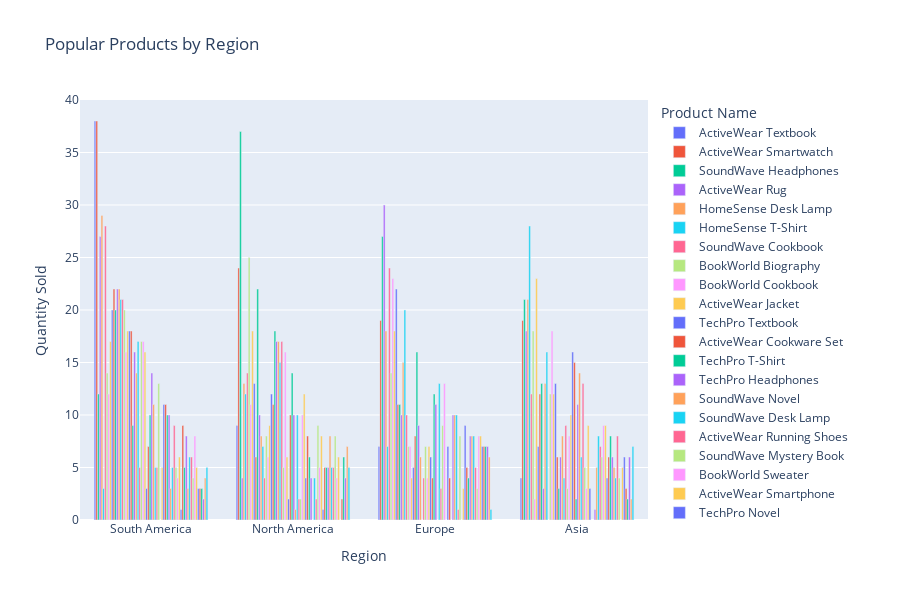

The cell this chart's notebook holds for it:
### Code cell
# Visualize popular products by region
fig = px.bar(popular_products_by_region.reset_index(), 
             x='Region', 
             y='Quantity', 
             color='ProductName', 
             title='Popular Products by Region', 
             labels={'Quantity':'Quantity Sold', 'Region':'Region', 'ProductName':'Product Name'}, 
             barmode='group', 
             height=600)

fig.show()

### Figure 1 — Plotly figure (JSON) as saved in the notebook; plotly's stock layout.template omitted (floating-point values rounded to 4 significant figures)
{"data": [{"alignmentgroup": "True", "hovertemplate": "Product Name=ActiveWear Textbook<br>Region=%{x}<br>Quantity Sold=%{y}<extra></extra>", "legendgroup": "ActiveWear Textbook", "marker": {"color": "#636efa", "pattern": {"shape": ""}}, "name": "ActiveWear Textbook", "offsetgroup": "ActiveWear Textbook", "orientation": "v", "showlegend": true, "textposition": "auto", "type": "bar", "x": ["South America", "North America", "Europe", "Asia"], "xaxis": "x", "y": [38, 9, 7, 4], "yaxis": "y"}, {"alignmentgroup": "True", "hovertemplate": "Product Name=ActiveWear Smartwatch<br>Region=%{x}<br>Quantity Sold=%{y}<extra></extra>", "legendgroup": "ActiveWear Smartwatch", "marker": {"color": "#EF553B", "pattern": {"shape": ""}}, "name": "ActiveWear Smartwatch", "offsetgroup": "ActiveWear Smartwatch", "orientation": "v", "showlegend": true, "textposition": "auto", "type": "bar", "x": ["South America", "North America", "Asia", "Europe"], "xaxis": "x", "y": [38, 24, 19, 19], "yaxis": "y"}, {"alignmentgroup": "True", "hovertemplate": "Product Name=SoundWave Headphones<br>Region=%{x}<br>Quantity Sold=%{y}<extra></extra>", "legendgroup": "SoundWave Headphones", "marker": {"color": "#00cc96", "pattern": {"shape": ""}}, "name": "SoundWave Headphones", "offsetgroup": "SoundWave Headphones", "orientation": "v", "showlegend": true, "textposition": "auto", "type": "bar", "x": ["North America", "Europe", "Asia", "South America"], "xaxis": "x", "y": [37, 27, 21, 12], "yaxis": "y"}, {"alignmentgroup": "True", "hovertemplate": "Product Name=ActiveWear Rug<br>Region=%{x}<br>Quantity Sold=%{y}<extra></extra>", "legendgroup": "ActiveWear Rug", "marker": {"color": "#ab63fa", "pattern": {"shape": ""}}, "name": "ActiveWear Rug", "offsetgroup": "ActiveWear Rug", "orientation": "v", "showlegend": true, "textposition": "auto", "type": "bar", "x": ["Europe", "South America", "Asia", "North America"], "xaxis": "x", "y": [30, 27, 18, 4], "yaxis": "y"}, {"alignmentgroup": "True", "hovertemplate": "Product Name=HomeSense Desk Lamp<br>Region=%{x}<br>Quantity Sold=%{y}<extra></extra>", "legendgroup": "HomeSense Desk Lamp", "marker": {"color": "#FFA15A", "pattern": {"shape": ""}}, "name": "HomeSense Desk Lamp", "offsetgroup": "HomeSense Desk Lamp", "orientation": "v", "showlegend": true, "textposition": "auto", "type": "bar", "x": ["South America", "Asia", "Europe", "North America"], "xaxis": "x", "y": [29, 21, 18, 13], "yaxis": "y"}, {"alignmentgroup": "True", "hovertemplate": "Product Name=HomeSense T-Shirt<br>Region=%{x}<br>Quantity Sold=%{y}<extra></extra>", "legendgroup": "HomeSense T-Shirt", "marker": {"color": "#19d3f3", "pattern": {"shape": ""}}, "name": "HomeSense T-Shirt", "offsetgroup": "HomeSense T-Shirt", "orientation": "v", "showlegend": true, "textposition": "auto", "type": "bar", "x": ["Asia", "North America", "Europe", "South America"], "xaxis": "x", "y": [28, 12, 7, 3], "yaxis": "y"}, {"alignmentgroup": "True", "hovertemplate": "Product Name=SoundWave Cookbook<br>Region=%{x}<br>Quantity Sold=%{y}<extra></extra>", "legendgroup": "SoundWave Cookbook", "marker": {"color": "#FF6692", "pattern": {"shape": ""}}, "name": "SoundWave Cookbook", "offsetgroup": "SoundWave Cookbook", "orientation": "v", "showlegend": true, "textposition": "auto", "type": "bar", "x": ["South America", "Europe", "North America", "Asia"], "xaxis": "x", "y": [28, 24, 14, 12], "yaxis": "y"}, {"alignmentgroup": "True", "hovertemplate": "Product Name=BookWorld Biography<br>Region=%{x}<br>Quantity Sold=%{y}<extra></extra>", "legendgroup": "BookWorld Biography", "marker": {"color": "#B6E880", "pattern": {"shape": ""}}, "name": "BookWorld Biography", "offsetgroup": "BookWorld Biography", "orientation": "v", "showlegend": true, "textposition": "auto", "type": "bar", "x": ["North America", "Asia", "Europe", "South America"], "xaxis": "x", "y": [25, 18, 14, 14], "yaxis": "y"}, {"alignmentgroup": "True", "hovertemplate": "Product Name=BookWorld Cookbook<br>Region=%{x}<br>Quantity Sold=%{y}<extra></extra>", "legendgroup": "BookWorld Cookbook", "marker": {"color": "#FF97FF", "pattern": {"shape": ""}}, "name": "BookWorld Cookbook", "offsetgroup": "BookWorld Cookbook", "orientation": "v", "showlegend": true, "textposition": "auto", "type": "bar", "x": ["Europe", "South America", "North America", "Asia"], "xaxis": "x", "y": [23, 12, 11, 2], "yaxis": "y"}, {"alignmentgroup": "True", "hovertemplate": "Product Name=ActiveWear Jacket<br>Region=%{x}<br>Quantity Sold=%{y}<extra></extra>", "legendgroup": "ActiveWear Jacket", "marker": {"color": "#FECB52", "pattern": {"shape": ""}}, "name": "ActiveWear Jacket", "offsetgroup": "ActiveWear Jacket", "orientation": "v", "showlegend": true, "textposition": "auto", "type": "bar", "x": ["Asia", "Europe", "North America", "South America"], "xaxis": "x", "y": [23, 18, 18, 17], "yaxis": "y"}, {"alignmentgroup": "True", "hovertemplate": "Product Name=TechPro Textbook<br>Region=%{x}<br>Quantity Sold=%{y}<extra></extra>", "legendgroup": "TechPro Textbook", "marker": {"color": "#636efa", "pattern": {"shape": ""}}, "name": "TechPro Textbook", "offsetgroup": "TechPro Textbook", "orientation": "v", "showlegend": true, "textposition": "auto", "type": "bar", "x": ["Europe", "South America", "North America", "Asia"], "xaxis": "x", "y": [22, 20, 13, 7], "yaxis": "y"}, {"alignmentgroup": "True", "hovertemplate": "Product Name=ActiveWear Cookware Set<br>Region=%{x}<br>Quantity Sold=%{y}<extra></extra>", "legendgroup": "ActiveWear Cookware Set", "marker": {"color": "#EF553B", "pattern": {"shape": ""}}, "name": "ActiveWear Cookware Set", "offsetgroup": "ActiveWear Cookware Set", "orientation": "v", "showlegend": true, "textposition": "auto", "type": "bar", "x": ["South America", "Asia", "Europe", "North America"], "xaxis": "x", "y": [22, 12, 11, 6], "yaxis": "y"}, {"alignmentgroup": "True", "hovertemplate": "Product Name=TechPro T-Shirt<br>Region=%{x}<br>Quantity Sold=%{y}<extra></extra>", "legendgroup": "TechPro T-Shirt", "marker": {"color": "#00cc96", "pattern": {"shape": ""}}, "name": "TechPro T-Shirt", "offsetgroup": "TechPro T-Shirt", "orientation": "v", "showlegend": true, "textposition": "auto", "type": "bar", "x": ["North America", "South America", "Asia", "Europe"], "xaxis": "x", "y": [22, 20, 13, 11], "yaxis": "y"}, {"alignmentgroup": "True", "hovertemplate": "Product Name=TechPro Headphones<br>Region=%{x}<br>Quantity Sold=%{y}<extra></extra>", "legendgroup": "TechPro Headphones", "marker": {"color": "#ab63fa", "pattern": {"shape": ""}}, "name": "TechPro Headphones", "offsetgroup": "TechPro Headphones", "orientation": "v", "showlegend": true, "textposition": "auto", "type": "bar", "x": ["South America", "North America", "Europe", "Asia"], "xaxis": "x", "y": [22, 10, 10, 3], "yaxis": "y"}, {"alignmentgroup": "True", "hovertemplate": "Product Name=SoundWave Novel<br>Region=%{x}<br>Quantity Sold=%{y}<extra></extra>", "legendgroup": "SoundWave Novel", "marker": {"color": "#FFA15A", "pattern": {"shape": ""}}, "name": "SoundWave Novel", "offsetgroup": "SoundWave Novel", "orientation": "v", "showlegend": true, "textposition": "auto", "type": "bar", "x": ["South America", "Europe", "Asia", "North America"], "xaxis": "x", "y": [22, 15, 13, 8], "yaxis": "y"}, {"alignmentgroup": "True", "hovertemplate": "Product Name=SoundWave Desk Lamp<br>Region=%{x}<br>Quantity Sold=%{y}<extra></extra>", "legendgroup": "SoundWave Desk Lamp", "marker": {"color": "#19d3f3", "pattern": {"shape": ""}}, "name": "SoundWave Desk Lamp", "offsetgroup": "SoundWave Desk Lamp", "orientation": "v", "showlegend": true, "textposition": "auto", "type": "bar", "x": ["South America", "Europe", "Asia", "North America"], "xaxis": "x", "y": [21, 20, 16, 7], "yaxis": "y"}, {"alignmentgroup": "True", "hovertemplate": "Product Name=ActiveWear Running Shoes<br>Region=%{x}<br>Quantity Sold=%{y}<extra></extra>", "legendgroup": "ActiveWear Running Shoes", "marker": {"color": "#FF6692", "pattern": {"shape": ""}}, "name": "ActiveWear Running Shoes", "offsetgroup": "ActiveWear Running Shoes", "orientation": "v", "showlegend": true, "textposition": "auto", "type": "bar", "x": ["South America", "Europe", "North America"], "xaxis": "x", "y": [21, 10, 4], "yaxis": "y"}, {"alignmentgroup": "True", "hovertemplate": "Product Name=SoundWave Mystery Book<br>Region=%{x}<br>Quantity Sold=%{y}<extra></extra>", "legendgroup": "SoundWave Mystery Book", "marker": {"color": "#B6E880", "pattern": {"shape": ""}}, "name": "SoundWave Mystery Book", "offsetgroup": "SoundWave Mystery Book", "orientation": "v", "showlegend": true, "textposition": "auto", "type": "bar", "x": ["South America", "Asia", "North America", "Europe"], "xaxis": "x", "y": [20, 12, 8, 7], "yaxis": "y"}, {"alignmentgroup": "True", "hovertemplate": "Product Name=BookWorld Sweater<br>Region=%{x}<br>Quantity Sold=%{y}<extra></extra>", "legendgroup": "BookWorld Sweater", "marker": {"color": "#FF97FF", "pattern": {"shape": ""}}, "name": "BookWorld Sweater", "offsetgroup": "BookWorld Sweater", "orientation": "v", "showlegend": true, "textposition": "auto", "type": "bar", "x": ["Asia", "South America", "Europe", "North America"], "xaxis": "x", "y": [18, 16, 7, 6], "yaxis": "y"}, {"alignmentgroup": "True", "hovertemplate": "Product Name=ActiveWear Smartphone<br>Region=%{x}<br>Quantity Sold=%{y}<extra></extra>", "legendgroup": "ActiveWear Smartphone", "marker": {"color": "#FECB52", "pattern": {"shape": ""}}, "name": "ActiveWear Smartphone", "offsetgroup": "ActiveWear Smartphone", "orientation": "v", "showlegend": true, "textposition": "auto", "type": "bar", "x": ["South America", "Asia", "North America", "Europe"], "xaxis": "x", "y": [18, 12, 9, 4], "yaxis": "y"}, {"alignmentgroup": "True", "hovertemplate": "Product Name=TechPro Novel<br>Region=%{x}<br>Quantity Sold=%{y}<extra></extra>", "legendgroup": "TechPro Novel", "marker": {"color": "#636efa", "pattern": {"shape": ""}}, "name": "TechPro Novel", "offsetgroup": "TechPro Novel", "orientation": "v", "showlegend": true, "textposition": "auto", "type": "bar", "x": ["South America", "Asia", "North America", "Europe"], "xaxis": "x", "y": [18, 13, 12, 5], "yaxis": "y"}, {"alignmentgroup": "True", "hovertemplate": "Product Name=TechPro Cookbook<br>Region=%{x}<br>Quantity Sold=%{y}<extra></extra>", "legendgroup": "TechPro Cookbook", "marker": {"color": "#EF553B", "pattern": {"shape": ""}}, "name": "TechPro Cookbook", "offsetgroup": "TechPro Cookbook", "orientation": "v", "showlegend": true, "textposition": "auto", "type": "bar", "x": ["South America", "North America", "Europe", "Asia"], "xaxis": "x", "y": [18, 11, 8, 6], "yaxis": "y"}, {"alignmentgroup": "True", "hovertemplate": "Product Name=HomeSense Rug<br>Region=%{x}<br>Quantity Sold=%{y}<extra></extra>", "legendgroup": "HomeSense Rug", "marker": {"color": "#00cc96", "pattern": {"shape": ""}}, "name": "HomeSense Rug", "offsetgroup": "HomeSense Rug", "orientation": "v", "showlegend": true, "textposition": "auto", "type": "bar", "x": ["North America", "Europe", "South America", "Asia"], "xaxis": "x", "y": [18, 16, 9, 3], "yaxis": "y"}, {"alignmentgroup": "True", "hovertemplate": "Product Name=HomeSense Sweater<br>Region=%{x}<br>Quantity Sold=%{y}<extra></extra>", "legendgroup": "HomeSense Sweater", "marker": {"color": "#ab63fa", "pattern": {"shape": ""}}, "name": "HomeSense Sweater", "offsetgroup": "HomeSense Sweater", "orientation": "v", "showlegend": true, "textposition": "auto", "type": "bar", "x": ["North America", "South America", "Europe", "Asia"], "xaxis": "x", "y": [17, 16, 9, 6], "yaxis": "y"}, {"alignmentgroup": "True", "hovertemplate": "Product Name=ComfortLiving Biography<br>Region=%{x}<br>Quantity Sold=%{y}<extra></extra>", "legendgroup": "ComfortLiving Biography", "marker": {"color": "#FFA15A", "pattern": {"shape": ""}}, "name": "ComfortLiving Biography", "offsetgroup": "ComfortLiving Biography", "orientation": "v", "showlegend": true, "textposition": "auto", "type": "bar", "x": ["North America", "South America", "Asia", "Europe"], "xaxis": "x", "y": [17, 14, 8, 6], "yaxis": "y"}, {"alignmentgroup": "True", "hovertemplate": "Product Name=SoundWave Smartwatch<br>Region=%{x}<br>Quantity Sold=%{y}<extra></extra>", "legendgroup": "SoundWave Smartwatch", "marker": {"color": "#19d3f3", "pattern": {"shape": ""}}, "name": "SoundWave Smartwatch", "offsetgroup": "SoundWave Smartwatch", "orientation": "v", "showlegend": true, "textposition": "auto", "type": "bar", "x": ["South America", "North America", "Asia"], "xaxis": "x", "y": [17, 15, 4], "yaxis": "y"}, {"alignmentgroup": "True", "hovertemplate": "Product Name=ComfortLiving Sweater<br>Region=%{x}<br>Quantity Sold=%{y}<extra></extra>", "legendgroup": "ComfortLiving Sweater", "marker": {"color": "#FF6692", "pattern": {"shape": ""}}, "name": "ComfortLiving Sweater", "offsetgroup": "ComfortLiving Sweater", "orientation": "v", "showlegend": true, "textposition": "auto", "type": "bar", "x": ["North America", "Asia", "South America", "Europe"], "xaxis": "x", "y": [17, 9, 5, 4], "yaxis": "y"}, {"alignmentgroup": "True", "hovertemplate": "Product Name=TechPro Smartwatch<br>Region=%{x}<br>Quantity Sold=%{y}<extra></extra>", "legendgroup": "TechPro Smartwatch", "marker": {"color": "#B6E880", "pattern": {"shape": ""}}, "name": "TechPro Smartwatch", "offsetgroup": "TechPro Smartwatch", "orientation": "v", "showlegend": true, "textposition": "auto", "type": "bar", "x": ["South America", "Europe", "North America", "Asia"], "xaxis": "x", "y": [17, 7, 5, 3], "yaxis": "y"}, {"alignmentgroup": "True", "hovertemplate": "Product Name=TechPro Vase<br>Region=%{x}<br>Quantity Sold=%{y}<extra></extra>", "legendgroup": "TechPro Vase", "marker": {"color": "#FF97FF", "pattern": {"shape": ""}}, "name": "TechPro Vase", "offsetgroup": "TechPro Vase", "orientation": "v", "showlegend": true, "textposition": "auto", "type": "bar", "x": ["South America", "North America", "Asia", "Europe"], "xaxis": "x", "y": [17, 16, 8, 4], "yaxis": "y"}, {"alignmentgroup": "True", "hovertemplate": "Product Name=HomeSense Novel<br>Region=%{x}<br>Quantity Sold=%{y}<extra></extra>", "legendgroup": "HomeSense Novel", "marker": {"color": "#FECB52", "pattern": {"shape": ""}}, "name": "HomeSense Novel", "offsetgroup": "HomeSense Novel", "orientation": "v", "showlegend": true, "textposition": "auto", "type": "bar", "x": ["South America", "Asia", "Europe", "North America"], "xaxis": "x", "y": [16, 10, 7, 6], "yaxis": "y"}, {"alignmentgroup": "True", "hovertemplate": "Product Name=ComfortLiving Cookware Set<br>Region=%{x}<br>Quantity Sold=%{y}<extra></extra>", "legendgroup": "ComfortLiving Cookware Set", "marker": {"color": "#636efa", "pattern": {"shape": ""}}, "name": "ComfortLiving Cookware Set", "offsetgroup": "ComfortLiving Cookware Set", "orientation": "v", "showlegend": true, "textposition": "auto", "type": "bar", "x": ["Asia", "Europe", "South America", "North America"], "xaxis": "x", "y": [16, 6, 3, 2], "yaxis": "y"}, {"alignmentgroup": "True", "hovertemplate": "Product Name=ActiveWear Headphones<br>Region=%{x}<br>Quantity Sold=%{y}<extra></extra>", "legendgroup": "ActiveWear Headphones", "marker": {"color": "#EF553B", "pattern": {"shape": ""}}, "name": "ActiveWear Headphones", "offsetgroup": "ActiveWear Headphones", "orientation": "v", "showlegend": true, "textposition": "auto", "type": "bar", "x": ["Asia", "North America", "South America", "Europe"], "xaxis": "x", "y": [15, 10, 7, 4], "yaxis": "y"}, {"alignmentgroup": "True", "hovertemplate": "Product Name=HomeSense Wall Art<br>Region=%{x}<br>Quantity Sold=%{y}<extra></extra>", "legendgroup": "HomeSense Wall Art", "marker": {"color": "#00cc96", "pattern": {"shape": ""}}, "name": "HomeSense Wall Art", "offsetgroup": "HomeSense Wall Art", "orientation": "v", "showlegend": true, "textposition": "auto", "type": "bar", "x": ["North America", "Europe", "South America", "Asia"], "xaxis": "x", "y": [14, 12, 10, 2], "yaxis": "y"}, {"alignmentgroup": "True", "hovertemplate": "Product Name=SoundWave Jeans<br>Region=%{x}<br>Quantity Sold=%{y}<extra></extra>", "legendgroup": "SoundWave Jeans", "marker": {"color": "#ab63fa", "pattern": {"shape": ""}}, "name": "SoundWave Jeans", "offsetgroup": "SoundWave Jeans", "orientation": "v", "showlegend": true, "textposition": "auto", "type": "bar", "x": ["South America", "Asia", "Europe", "North America"], "xaxis": "x", "y": [14, 11, 11, 10], "yaxis": "y"}, {"alignmentgroup": "True", "hovertemplate": "Product Name=ActiveWear Jeans<br>Region=%{x}<br>Quantity Sold=%{y}<extra></extra>", "legendgroup": "ActiveWear Jeans", "marker": {"color": "#FFA15A", "pattern": {"shape": ""}}, "name": "ActiveWear Jeans", "offsetgroup": "ActiveWear Jeans", "orientation": "v", "showlegend": true, "textposition": "auto", "type": "bar", "x": ["Asia", "South America", "North America"], "xaxis": "x", "y": [14, 11, 1], "yaxis": "y"}, {"alignmentgroup": "True", "hovertemplate": "Product Name=ActiveWear Wall Art<br>Region=%{x}<br>Quantity Sold=%{y}<extra></extra>", "legendgroup": "ActiveWear Wall Art", "marker": {"color": "#19d3f3", "pattern": {"shape": ""}}, "name": "ActiveWear Wall Art", "offsetgroup": "ActiveWear Wall Art", "orientation": "v", "showlegend": true, "textposition": "auto", "type": "bar", "x": ["Europe", "North America", "Asia", "South America"], "xaxis": "x", "y": [13, 10, 6, 5], "yaxis": "y"}, {"alignmentgroup": "True", "hovertemplate": "Product Name=HomeSense Running Shoes<br>Region=%{x}<br>Quantity Sold=%{y}<extra></extra>", "legendgroup": "HomeSense Running Shoes", "marker": {"color": "#FF6692", "pattern": {"shape": ""}}, "name": "HomeSense Running Shoes", "offsetgroup": "HomeSense Running Shoes", "orientation": "v", "showlegend": true, "textposition": "auto", "type": "bar", "x": ["Asia", "South America", "Europe", "North America"], "xaxis": "x", "y": [13, 5, 3, 2], "yaxis": "y"}, {"alignmentgroup": "True", "hovertemplate": "Product Name=ComfortLiving Smartphone<br>Region=%{x}<br>Quantity Sold=%{y}<extra></extra>", "legendgroup": "ComfortLiving Smartphone", "marker": {"color": "#B6E880", "pattern": {"shape": ""}}, "name": "ComfortLiving Smartphone", "offsetgroup": "ComfortLiving Smartphone", "orientation": "v", "showlegend": true, "textposition": "auto", "type": "bar", "x": ["South America", "Europe", "Asia", "North America"], "xaxis": "x", "y": [13, 9, 5, 2], "yaxis": "y"}, {"alignmentgroup": "True", "hovertemplate": "Product Name=BookWorld Running Shoes<br>Region=%{x}<br>Quantity Sold=%{y}<extra></extra>", "legendgroup": "BookWorld Running Shoes", "marker": {"color": "#FF97FF", "pattern": {"shape": ""}}, "name": "BookWorld Running Shoes", "offsetgroup": "BookWorld Running Shoes", "orientation": "v", "showlegend": true, "textposition": "auto", "type": "bar", "x": ["Europe", "North America", "Asia"], "xaxis": "x", "y": [13, 10, 3], "yaxis": "y"}, {"alignmentgroup": "True", "hovertemplate": "Product Name=ComfortLiving Desk Lamp<br>Region=%{x}<br>Quantity Sold=%{y}<extra></extra>", "legendgroup": "ComfortLiving Desk Lamp", "marker": {"color": "#FECB52", "pattern": {"shape": ""}}, "name": "ComfortLiving Desk Lamp", "offsetgroup": "ComfortLiving Desk Lamp", "orientation": "v", "showlegend": true, "textposition": "auto", "type": "bar", "x": ["North America", "Asia", "South America"], "xaxis": "x", "y": [12, 9, 5], "yaxis": "y"}, {"alignmentgroup": "True", "hovertemplate": "Product Name=TechPro Rug<br>Region=%{x}<br>Quantity Sold=%{y}<extra></extra>", "legendgroup": "TechPro Rug", "marker": {"color": "#636efa", "pattern": {"shape": ""}}, "name": "TechPro Rug", "offsetgroup": "TechPro Rug", "orientation": "v", "showlegend": true, "textposition": "auto", "type": "bar", "x": ["South America", "Europe", "North America", "Asia"], "xaxis": "x", "y": [11, 7, 4, 3], "yaxis": "y"}, {"alignmentgroup": "True", "hovertemplate": "Product Name=HomeSense Bluetooth Speaker<br>Region=%{x}<br>Quantity Sold=%{y}<extra></extra>", "legendgroup": "HomeSense Bluetooth Speaker", "marker": {"color": "#EF553B", "pattern": {"shape": ""}}, "name": "HomeSense Bluetooth Speaker", "offsetgroup": "HomeSense Bluetooth Speaker", "orientation": "v", "showlegend": true, "textposition": "auto", "type": "bar", "x": ["South America", "North America", "Europe"], "xaxis": "x", "y": [11, 8, 4], "yaxis": "y"}, {"alignmentgroup": "True", "hovertemplate": "Product Name=SoundWave Jacket<br>Region=%{x}<br>Quantity Sold=%{y}<extra></extra>", "legendgroup": "SoundWave Jacket", "marker": {"color": "#00cc96", "pattern": {"shape": ""}}, "name": "SoundWave Jacket", "offsetgroup": "SoundWave Jacket", "orientation": "v", "showlegend": true, "textposition": "auto", "type": "bar", "x": ["South America", "North America"], "xaxis": "x", "y": [10, 6], "yaxis": "y"}, {"alignmentgroup": "True", "hovertemplate": "Product Name=ComfortLiving Bluetooth Speaker<br>Region=%{x}<br>Quantity Sold=%{y}<extra></extra>", "legendgroup": "ComfortLiving Bluetooth Speaker", "marker": {"color": "#ab63fa", "pattern": {"shape": ""}}, "name": "ComfortLiving Bluetooth Speaker", "offsetgroup": "ComfortLiving Bluetooth Speaker", "orientation": "v", "showlegend": true, "textposition": "auto", "type": "bar", "x": ["South America", "Europe", "North America", "Asia"], "xaxis": "x", "y": [10, 10, 4, 1], "yaxis": "y"}, {"alignmentgroup": "True", "hovertemplate": "Product Name=SoundWave T-Shirt<br>Region=%{x}<br>Quantity Sold=%{y}<extra></extra>", "legendgroup": "SoundWave T-Shirt", "marker": {"color": "#FFA15A", "pattern": {"shape": ""}}, "name": "SoundWave T-Shirt", "offsetgroup": "SoundWave T-Shirt", "orientation": "v", "showlegend": true, "textposition": "auto", "type": "bar", "x": ["Europe", "Asia", "South America"], "xaxis": "x", "y": [10, 5, 3], "yaxis": "y"}, {"alignmentgroup": "True", "hovertemplate": "Product Name=BookWorld Smartwatch<br>Region=%{x}<br>Quantity Sold=%{y}<extra></extra>", "legendgroup": "BookWorld Smartwatch", "marker": {"color": "#19d3f3", "pattern": {"shape": ""}}, "name": "BookWorld Smartwatch", "offsetgroup": "BookWorld Smartwatch", "orientation": "v", "showlegend": true, "textposition": "auto", "type": "bar", "x": ["Europe", "Asia", "South America", "North America"], "xaxis": "x", "y": [10, 8, 5, 4], "yaxis": "y"}, {"alignmentgroup": "True", "hovertemplate": "Product Name=SoundWave Bluetooth Speaker<br>Region=%{x}<br>Quantity Sold=%{y}<extra></extra>", "legendgroup": "SoundWave Bluetooth Speaker", "marker": {"color": "#FF6692", "pattern": {"shape": ""}}, "name": "SoundWave Bluetooth Speaker", "offsetgroup": "SoundWave Bluetooth Speaker", "orientation": "v", "showlegend": true, "textposition": "auto", "type": "bar", "x": ["South America", "Asia", "North America", "Europe"], "xaxis": "x", "y": [9, 7, 2, 1], "yaxis": "y"}, {"alignmentgroup": "True", "hovertemplate": "Product Name=TechPro Running Shoes<br>Region=%{x}<br>Quantity Sold=%{y}<extra></extra>", "legendgroup": "TechPro Running Shoes", "marker": {"color": "#B6E880", "pattern": {"shape": ""}}, "name": "TechPro Running Shoes", "offsetgroup": "TechPro Running Shoes", "orientation": "v", "showlegend": true, "textposition": "auto", "type": "bar", "x": ["North America", "Europe", "Asia", "South America"], "xaxis": "x", "y": [9, 8, 6, 5], "yaxis": "y"}, {"alignmentgroup": "True", "hovertemplate": "Product Name=HomeSense Headphones<br>Region=%{x}<br>Quantity Sold=%{y}<extra></extra>", "legendgroup": "HomeSense Headphones", "marker": {"color": "#FF97FF", "pattern": {"shape": ""}}, "name": "HomeSense Headphones", "offsetgroup": "HomeSense Headphones", "orientation": "v", "showlegend": true, "textposition": "auto", "type": "bar", "x": ["Asia", "North America", "South America"], "xaxis": "x", "y": [9, 5, 4], "yaxis": "y"}, {"alignmentgroup": "True", "hovertemplate": "Product Name=ActiveWear T-Shirt<br>Region=%{x}<br>Quantity Sold=%{y}<extra></extra>", "legendgroup": "ActiveWear T-Shirt", "marker": {"color": "#FECB52", "pattern": {"shape": ""}}, "name": "ActiveWear T-Shirt", "offsetgroup": "ActiveWear T-Shirt", "orientation": "v", "showlegend": true, "textposition": "auto", "type": "bar", "x": ["Asia", "North America", "South America", "Europe"], "xaxis": "x", "y": [9, 8, 6, 3], "yaxis": "y"}, {"alignmentgroup": "True", "hovertemplate": "Product Name=ComfortLiving Headphones<br>Region=%{x}<br>Quantity Sold=%{y}<extra></extra>", "legendgroup": "ComfortLiving Headphones", "marker": {"color": "#636efa", "pattern": {"shape": ""}}, "name": "ComfortLiving Headphones", "offsetgroup": "ComfortLiving Headphones", "orientation": "v", "showlegend": true, "textposition": "auto", "type": "bar", "x": ["Europe", "Asia", "North America", "South America"], "xaxis": "x", "y": [9, 4, 1, 1], "yaxis": "y"}, {"alignmentgroup": "True", "hovertemplate": "Product Name=SoundWave Rug<br>Region=%{x}<br>Quantity Sold=%{y}<extra></extra>", "legendgroup": "SoundWave Rug", "marker": {"color": "#EF553B", "pattern": {"shape": ""}}, "name": "SoundWave Rug", "offsetgroup": "SoundWave Rug", "orientation": "v", "showlegend": true, "textposition": "auto", "type": "bar", "x": ["South America", "Asia", "North America", "Europe"], "xaxis": "x", "y": [9, 6, 5, 5], "yaxis": "y"}, {"alignmentgroup": "True", "hovertemplate": "Product Name=ActiveWear Cookbook<br>Region=%{x}<br>Quantity Sold=%{y}<extra></extra>", "legendgroup": "ActiveWear Cookbook", "marker": {"color": "#00cc96", "pattern": {"shape": ""}}, "name": "ActiveWear Cookbook", "offsetgroup": "ActiveWear Cookbook", "orientation": "v", "showlegend": true, "textposition": "auto", "type": "bar", "x": ["Asia", "North America", "South America", "Europe"], "xaxis": "x", "y": [8, 5, 5, 4], "yaxis": "y"}, {"alignmentgroup": "True", "hovertemplate": "Product Name=HomeSense Cookware Set<br>Region=%{x}<br>Quantity Sold=%{y}<extra></extra>", "legendgroup": "HomeSense Cookware Set", "marker": {"color": "#ab63fa", "pattern": {"shape": ""}}, "name": "HomeSense Cookware Set", "offsetgroup": "HomeSense Cookware Set", "orientation": "v", "showlegend": true, "textposition": "auto", "type": "bar", "x": ["Europe", "South America", "Asia", "North America"], "xaxis": "x", "y": [8, 8, 6, 5], "yaxis": "y"}, {"alignmentgroup": "True", "hovertemplate": "Product Name=ComfortLiving Laptop<br>Region=%{x}<br>Quantity Sold=%{y}<extra></extra>", "legendgroup": "ComfortLiving Laptop", "marker": {"color": "#FFA15A", "pattern": {"shape": ""}}, "name": "ComfortLiving Laptop", "offsetgroup": "ComfortLiving Laptop", "orientation": "v", "showlegend": true, "textposition": "auto", "type": "bar", "x": ["Europe", "North America", "Asia", "South America"], "xaxis": "x", "y": [8, 8, 5, 3], "yaxis": "y"}, {"alignmentgroup": "True", "hovertemplate": "Product Name=ComfortLiving Smartwatch<br>Region=%{x}<br>Quantity Sold=%{y}<extra></extra>", "legendgroup": "ComfortLiving Smartwatch", "marker": {"color": "#19d3f3", "pattern": {"shape": ""}}, "name": "ComfortLiving Smartwatch", "offsetgroup": "ComfortLiving Smartwatch", "orientation": "v", "showlegend": true, "textposition": "auto", "type": "bar", "x": ["Europe", "South America", "North America", "Asia"], "xaxis": "x", "y": [8, 6, 5, 4], "yaxis": "y"}, {"alignmentgroup": "True", "hovertemplate": "Product Name=BookWorld Jacket<br>Region=%{x}<br>Quantity Sold=%{y}<extra></extra>", "legendgroup": "BookWorld Jacket", "marker": {"color": "#FF6692", "pattern": {"shape": ""}}, "name": "BookWorld Jacket", "offsetgroup": "BookWorld Jacket", "orientation": "v", "showlegend": true, "textposition": "auto", "type": "bar", "x": ["Asia", "South America", "Europe", "North America"], "xaxis": "x", "y": [8, 6, 5, 5], "yaxis": "y"}, {"alignmentgroup": "True", "hovertemplate": "Product Name=ComfortLiving Rug<br>Region=%{x}<br>Quantity Sold=%{y}<extra></extra>", "legendgroup": "ComfortLiving Rug", "marker": {"color": "#B6E880", "pattern": {"shape": ""}}, "name": "ComfortLiving Rug", "offsetgroup": "ComfortLiving Rug", "orientation": "v", "showlegend": true, "textposition": "auto", "type": "bar", "x": ["North America", "Asia", "South America", "Europe"], "xaxis": "x", "y": [8, 4, 4, 3], "yaxis": "y"}, {"alignmentgroup": "True", "hovertemplate": "Product Name=ComfortLiving Mystery Book<br>Region=%{x}<br>Quantity Sold=%{y}<extra></extra>", "legendgroup": "ComfortLiving Mystery Book", "marker": {"color": "#FF97FF", "pattern": {"shape": ""}}, "name": "ComfortLiving Mystery Book", "offsetgroup": "ComfortLiving Mystery Book", "orientation": "v", "showlegend": true, "textposition": "auto", "type": "bar", "x": ["South America", "Europe", "North America"], "xaxis": "x", "y": [8, 8, 4], "yaxis": "y"}, {"alignmentgroup": "True", "hovertemplate": "Product Name=SoundWave Textbook<br>Region=%{x}<br>Quantity Sold=%{y}<extra></extra>", "legendgroup": "SoundWave Textbook", "marker": {"color": "#FECB52", "pattern": {"shape": ""}}, "name": "SoundWave Textbook", "offsetgroup": "SoundWave Textbook", "orientation": "v", "showlegend": true, "textposition": "auto", "type": "bar", "x": ["Europe", "North America", "Asia", "South America"], "xaxis": "x", "y": [8, 6, 5, 5], "yaxis": "y"}, {"alignmentgroup": "True", "hovertemplate": "Product Name=SoundWave Laptop<br>Region=%{x}<br>Quantity Sold=%{y}<extra></extra>", "legendgroup": "SoundWave Laptop", "marker": {"color": "#636efa", "pattern": {"shape": ""}}, "name": "SoundWave Laptop", "offsetgroup": "SoundWave Laptop", "orientation": "v", "showlegend": true, "textposition": "auto", "type": "bar", "x": ["Europe", "Asia", "South America"], "xaxis": "x", "y": [7, 6, 3], "yaxis": "y"}, {"alignmentgroup": "True", "hovertemplate": "Product Name=BookWorld Wall Art<br>Region=%{x}<br>Quantity Sold=%{y}<extra></extra>", "legendgroup": "BookWorld Wall Art", "marker": {"color": "#EF553B", "pattern": {"shape": ""}}, "name": "BookWorld Wall Art", "offsetgroup": "BookWorld Wall Art", "orientation": "v", "showlegend": true, "textposition": "auto", "type": "bar", "x": ["Europe", "South America", "Asia", "North America"], "xaxis": "x", "y": [7, 3, 3, 2], "yaxis": "y"}, {"alignmentgroup": "True", "hovertemplate": "Product Name=ActiveWear Biography<br>Region=%{x}<br>Quantity Sold=%{y}<extra></extra>", "legendgroup": "ActiveWear Biography", "marker": {"color": "#00cc96", "pattern": {"shape": ""}}, "name": "ActiveWear Biography", "offsetgroup": "ActiveWear Biography", "orientation": "v", "showlegend": true, "textposition": "auto", "type": "bar", "x": ["Europe", "North America", "South America", "Asia"], "xaxis": "x", "y": [7, 6, 3, 2], "yaxis": "y"}, {"alignmentgroup": "True", "hovertemplate": "Product Name=BookWorld Bluetooth Speaker<br>Region=%{x}<br>Quantity Sold=%{y}<extra></extra>", "legendgroup": "BookWorld Bluetooth Speaker", "marker": {"color": "#ab63fa", "pattern": {"shape": ""}}, "name": "BookWorld Bluetooth Speaker", "offsetgroup": "BookWorld Bluetooth Speaker", "orientation": "v", "showlegend": true, "textposition": "auto", "type": "bar", "x": ["Europe", "Asia", "North America", "South America"], "xaxis": "x", "y": [7, 6, 4, 2], "yaxis": "y"}, {"alignmentgroup": "True", "hovertemplate": "Product Name=BookWorld Cookware Set<br>Region=%{x}<br>Quantity Sold=%{y}<extra></extra>", "legendgroup": "BookWorld Cookware Set", "marker": {"color": "#FFA15A", "pattern": {"shape": ""}}, "name": "BookWorld Cookware Set", "offsetgroup": "BookWorld Cookware Set", "orientation": "v", "showlegend": true, "textposition": "auto", "type": "bar", "x": ["North America", "Europe", "South America", "Asia"], "xaxis": "x", "y": [7, 6, 4, 2], "yaxis": "y"}, {"alignmentgroup": "True", "hovertemplate": "Product Name=BookWorld Rug<br>Region=%{x}<br>Quantity Sold=%{y}<extra></extra>", "legendgroup": "BookWorld Rug", "marker": {"color": "#19d3f3", "pattern": {"shape": ""}}, "name": "BookWorld Rug", "offsetgroup": "BookWorld Rug", "orientation": "v", "showlegend": true, "textposition": "auto", "type": "bar", "x": ["Asia", "North America", "South America", "Europe"], "xaxis": "x", "y": [7, 5, 5, 1], "yaxis": "y"}], "layout": {"barmode": "group", "height": 600, "legend": {"title": {"text": "Product Name"}, "tracegroupgap": 0}, "title": {"text": "Popular Products by Region"}, "xaxis": {"anchor": "y", "domain": [0, 1], "title": {"text": "Region"}}, "yaxis": {"anchor": "x", "domain": [0, 1], "title": {"text": "Quantity Sold"}}}}
